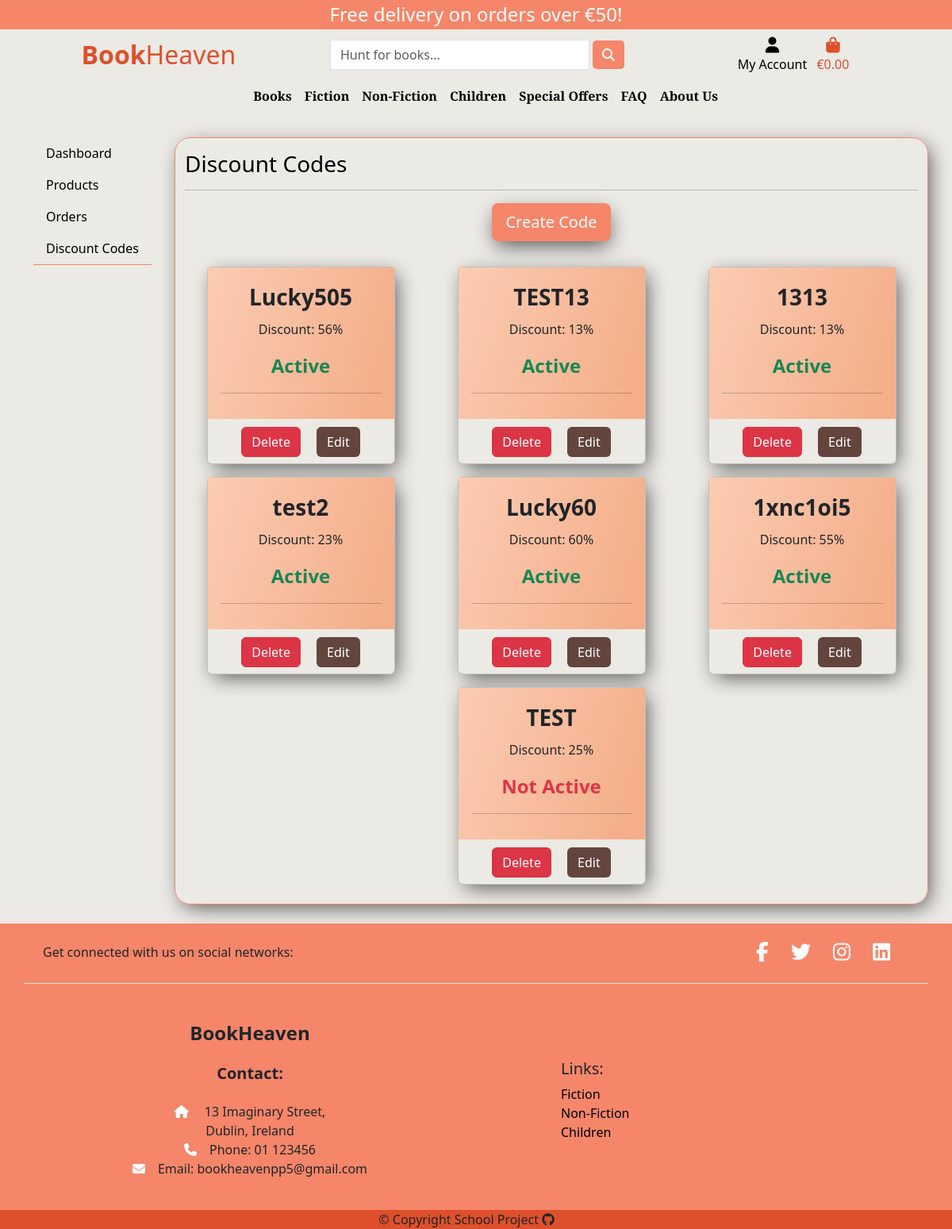
Before: /admin_panel/discount_codes/ (signed in) with the older database file.
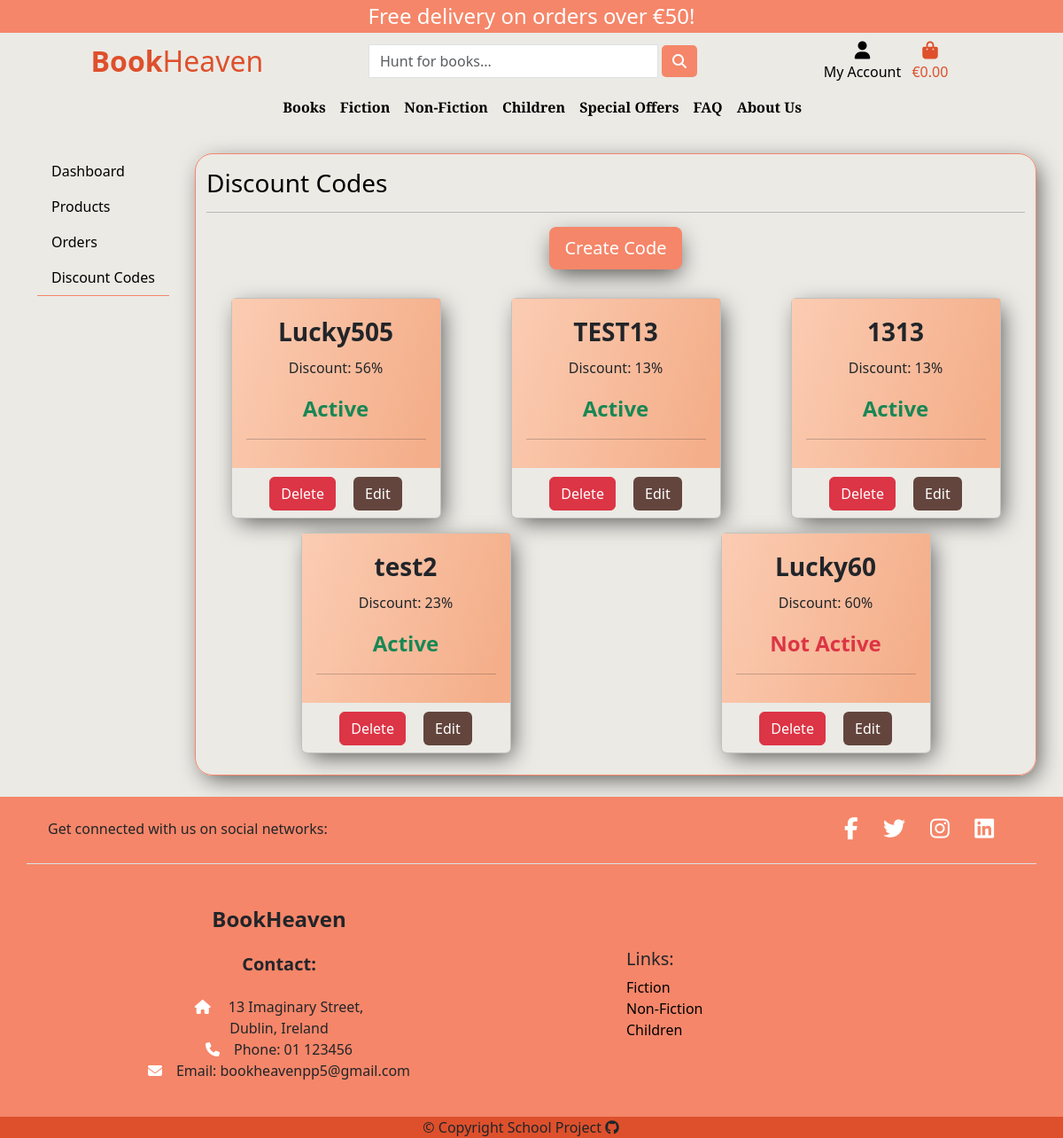
After: the same page with the newer database file.
### discount_codes/models.py (models this page shows, shortened)
class DiscountCode(models.Model):
    code = models.CharField(max_length=50, unique=True)
    discount = models.IntegerField(
        validators=[MinValueValidator(1), MaxValueValidator(99)])
    active = models.BooleanField(default=True)

### admin_panel/views.py (the view, shortened to what this page needs)
# urls.py: path('discount_codes/', views.admin_discounts, name='admin-discounts'),
@login_required
def admin_discounts(request):
    if not request.user.is_superuser:
        messages.error(request, 'You need admin rights to access this page.')
        return redirect('home')
    discount_codes = DiscountCode.objects.all().order_by('-active')
    form = DiscountCodeForm()
    context = {'discount_codes': discount_codes,
               'form': form, }
    return render(request, 'admin_panel/admin_discount.html', context)

### discount_codes/forms.py
class DiscountCodeForm(forms.ModelForm):
    class Meta:
        model = DiscountCode
        fields = '__all__'

### admin_panel/templates/admin_panel/admin_discount.html (shortened to what this page needs)
{% extends 'admin_panel/admin_base.html' %}
{% load widget_tweaks %}
{% block admin_content %}
<h3 class="text-black">Discount Codes</h3>
<hr>
<div class="row d-flex justify-content-around">
    <div class="col-12 text-center">
        <button type="button" class="btn btn-lg btn-orange hero-btn mb-4" data-bs-toggle="modal" data-bs-target="#formModal">
            Create Code
        </button>
    </div>
    {% if discount_codes %}
    {% for code in discount_codes %}
    <div class="card code-card col-8 col-sm-6 col-md-4 col-lg-3 m-2">
        <div class="card-body text-center">
            <p class="card-title fw-bold fs-3">{{ code.code }}</p>
            <p class="card-text">Discount: {{ code.discount }}%</p>
            {% if code.active %}
            <p class="text-success fw-bold fs-4">Active</p>
            {% else %}
            <p class="text-danger fw-bold fs-4 ">Not Active</p>
            {% endif %}
            <hr>
        </div>
        <div class="text-center mb-2">
            <a href="{% url 'admin-discounts-delete' code.id %}" class="btn btn-danger mx-2">Delete</a>
            <a href="{% url 'admin-discounts-edit' code.id %}" class="btn btn-brown mx-2">Edit</a>
        </div>
    </div>
    {% endfor %}
    {% endif %}
</div>
{% endblock admin_content %}

Changed rows visible on the page:
removed DiscountCode: code "1xnc1oi5", discount "55", active "Active"
removed DiscountCode: code "TEST", discount "25", active "Not Active"
changed DiscountCode "Lucky60": active "Active" → "Not Active"
